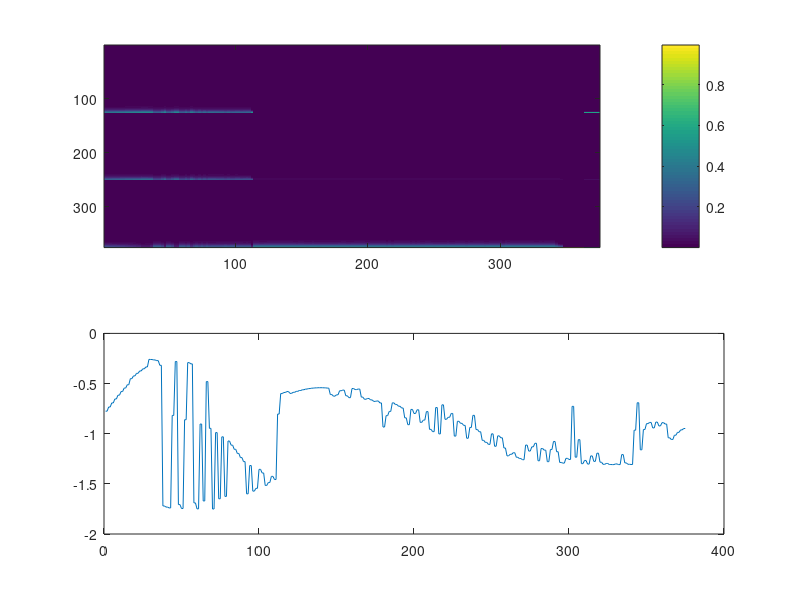

Write the MATLAB code that produced this figure. (Note: this script raises an error after producing the figure.)
% LQR-based traffic smoothing.

function test_traffic_lqr

close all
count=0;
while count<10
  [x,status]=init;
  if status~=-1
    run(x)
    count=count+1;
  end
end

function [x,status]=init
global A B K n_cars n_active xlast topology radius dmin tau delay

status=0;

% Gains for unactuated cars.
k1=100;
k2=100;

% Reaction Delay
delay=1;
tau=0.35;

n_cars=125;
L=10;

% Build the system matrices.
C1=diag(-1*ones(n_cars,1))+diag(ones(n_cars-1,1),-1);
C2=diag(-1*ones(n_cars,1));%+diag(ones(n_cars-1,1),-1);
if strcmpi(topology,'loop')
  C1(1,n_cars)=1;
end

if ~delay
  A=zeros(n_cars*2);
  topology='loop';
  A(1:n_cars,n_cars+1:2*n_cars)=C1;
  A(n_cars+1:2*n_cars,1:n_cars)=k1*eye(n_cars);
  A(n_cars+1:2*n_cars,n_cars+1:2*n_cars)=k1*C2;
else
  A=zeros(n_cars*3);
  A(1:n_cars,n_cars+1:2*n_cars)=C1;
  A(n_cars+1:2*n_cars,2*n_cars+1:3*n_cars)=eye(n_cars);
  A(2*n_cars+1:3*n_cars,1:n_cars)=k1*eye(n_cars)/tau;
  A(2*n_cars+1:3*n_cars,n_cars+1:2*n_cars)=k1*C2/tau;
  A(2*n_cars+1:3*n_cars,2*n_cars+1:3*n_cars)=-eye(n_cars)/tau;
end
  
[V,Lm]=eig(A);

%if strcmpi(topology,'line')
%  A(1,n_cars+1)=0;
%  A(n_cars+1,1)=0;
%end

% Indices of actuated cars.

figure(45)
subplot(211)
imagesc(abs(V))
colorbar
subplot(212)
plot(real(diag(Lm)))

car_indices=1:n_cars;
active=[];
%active=car_indices(rand(n_cars,1)<0.15)

n_active=numel(active);
if n_active>0
  if ~delay
    A(active+n_cars,:)=0;
    B=eye(2*n_cars);
    B=B(:,n_cars+active);
  else
    A(active+2*n_cars,1:2*n_cars)=0;
    B=eye(3*n_cars)/tau;
    B=B(:,2*n_cars+active);
  end
  
  % LQR
  Q=eye(2*n_cars);
  R=eye(n_active);
  Co=ctrb(A,B);
  rank(Co)
  try
    [K,S,e]=lqr(A,B,Q,R)
  catch exc
    fprintf('LQR did not work');
    status=-1;
  end
else
  B=0;
  K=0;
end

% Keep track of the position of the last car
xlast=0;
% Minimum intercar distance
dmin=0.25;

if ~delay
  x=[L*rand(n_cars,1)/n_cars;1;zeros(n_cars-1,1)];
else
  x=[L*rand(n_cars,1)/n_cars;1;zeros(n_cars-1,1);zeros(n_cars,1)];
end

if strcmpi(topology,'loop')
  radius=L/(2*pi);
  x(1)=radius*2*pi-sum(x(2:n_cars));
end

function run(x)
global xlast n_cars dmin xmax radius tidx
% Boundary for plotting
xmax=max(x(1:n_cars));
dt=0.001;
figure
NO_COLLIDE=0;
NO_BACKWARD=0;
for tidx=1:250000
  u=control(x);
  xdot=dynamics(x,u);
  x=x+dt*xdot;
  x(1)=2*pi*radius-sum(x(2:n_cars));
  if NO_COLLIDE
    % Make sure cars don't collide.
    collisions=1+x(2:n_cars)<dmin;
    x(collisions)=dmin;
    x(n_cars+collisions)=0;
    xdot(collisions)=0;
  end
  if NO_BACKWARD
    xdot(1:n_cars)=max(xdot(1:n_cars),0);
  end
  xlast=xlast+dt*(xdot(2*n_cars));
  if ~mod(tidx,4000)
    plot_cars(x,xdot);
    % disp(sum(collisions)/n_cars)
  end
end

function xdot=dynamics(x,u)
global A B
xdot=A*x+B*u;

function u=control(x)
global K
u=-K*x;

function plot_cars(x,xdot)
global n_cars xlast xmax topology radius tidx active

pos=flipud([xlast;xlast+cumsum(flipud(x(2:n_cars)))]);

subplot(4,2,[1,3,5,7])
if strcmpi(topology,'line')
  x1=xlast+sum(x(2:n_cars));
  if x1>xmax
    xmax=x1+15;
  end
  scatter(pos,zeros(size(pos)),linspace(10,80,n_cars),linspace(1,32,n_cars),'filled')
  xlim([x1-100*n_cars*1.0, xmax])
  ylim([-2,2])
  title(sprintf('Cars %d',tidx))
  colormap('cool')
elseif strcmpi(topology,'loop')
  spacings=x(1:n_cars);
  thetas=pos/radius;
  scatter(radius*cos(thetas),radius*sin(thetas),linspace(10,80,n_cars),linspace(1,32,n_cars),'filled');
  colormap('cool')
  hold on
  for aidx=active
    scatter(radius*cos(thetas(aidx)),radius*sin(thetas(aidx)),'ro','SizeData',25,'MarkerEdgeColor','r','MarkerFaceColor','r');
  end
  hold off
  % hold on
  % scatter(radius*cos(theta_goals),radius*sin(theta_goals),5,'k','filled');
  hold off
  axis square
  xlim([-radius,radius])
  ylim([-radius,radius])
  title(sprintf('Cars %d',tidx))
end

subplot(422)
stem(x(1:n_cars))
title('Spacings')

subplot(424)
stem(pos)
title('Positions')

subplot(426)
stem(x(n_cars+1:2*n_cars))
title('Velocities')

subplot(428)
stem(xdot(n_cars+1:2*n_cars))
title('Accelerations')

drawnow;
set(gcf,'Position',[100,100,1000,500]);
pause(0.01)
